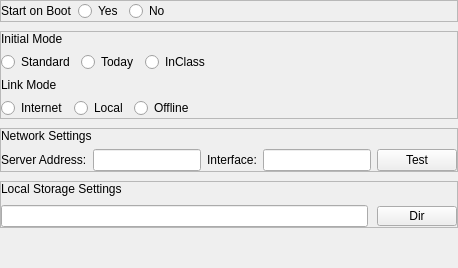
         <widget class="QWidget" name="pgBasics">
          <layout class="QVBoxLayout" name="verticalLayout_4">
           <property name="spacing">
            <number>9</number>
           </property>
           <property name="leftMargin">
            <number>0</number>
           </property>
           <property name="topMargin">
            <number>0</number>
           </property>
           <property name="rightMargin">
            <number>0</number>
           </property>
           <property name="bottomMargin">
            <number>0</number>
           </property>
           <item>
            <widget class="QFrame" name="frmStartOnBoot">
             <property name="styleSheet">
              <string notr="true">token-top</string>
             </property>
             <property name="frameShape">
              <enum>QFrame::StyledPanel</enum>
             </property>
             <property name="frameShadow">
              <enum>QFrame::Raised</enum>
             </property>
             <layout class="QHBoxLayout" name="horizontalLayout">
              <property name="leftMargin">
               <number>0</number>
              </property>
              <property name="topMargin">
               <number>0</number>
              </property>
              <property name="rightMargin">
               <number>0</number>
              </property>
              <property name="bottomMargin">
               <number>0</number>
              </property>
              <item>
               <widget class="QLabel" name="label">
                <property name="sizePolicy">
                 <sizepolicy hsizetype="Preferred" vsizetype="Fixed">
                  <horstretch>0</horstretch>
                  <verstretch>0</verstretch>
                 </sizepolicy>
                </property>
                <property name="styleSheet">
                 <string notr="true">key</string>
                </property>
                <property name="text">
                 <string>Start on Boot</string>
                </property>
               </widget>
              </item>
              <item>
               <widget class="QRadioButton" name="rdo_start_on_boot_yes">
                <property name="styleSheet">
                 <string notr="true">checkbox</string>
                </property>
                <property name="text">
                 <string>Yes</string>
                </property>
               </widget>
              </item>
              <item>
               <widget class="QRadioButton" name="rdo_start_on_boot_no">
                <property name="styleSheet">
                 <string notr="true">checkbox</string>
                </property>
                <property name="text">
                 <string>No</string>
                </property>
               </widget>
              </item>
              <item>
               <spacer name="horizontalSpacer">
                <property name="orientation">
                 <enum>Qt::Horizontal</enum>
                </property>
                <property name="sizeHint" stdset="0">
                 <size>
                  <width>40</width>
                  <height>20</height>
                 </size>
                </property>
               </spacer>
              </item>
             </layout>
            </widget>
           </item>
           <item>
            <widget class="QFrame" name="frmMode">
             <property name="styleSheet">
              <string notr="true">token</string>
             </property>
             <property name="frameShape">
              <enum>QFrame::StyledPanel</enum>
             </property>
             <property name="frameShadow">
              <enum>QFrame::Raised</enum>
             </property>
             <layout class="QVBoxLayout" name="verticalLayout">
              <property name="leftMargin">
               <number>0</number>
              </property>
              <property name="topMargin">
               <number>0</number>
              </property>
              <property name="rightMargin">
               <number>0</number>
              </property>
              <property name="bottomMargin">
               <number>0</number>
              </property>
              <item>
               <widget class="QLabel" name="label_2">
                <property name="styleSheet">
                 <string notr="true">key</string>
                </property>
                <property name="text">
                 <string>Initial Mode</string>
                </property>
               </widget>
              </item>
              <item>
               <layout class="QHBoxLayout" name="horizontalLayout_3">
                <item>
                 <widget class="QRadioButton" name="rdoStandard">
                  <property name="text">
                   <string>Standard</string>
                  </property>
                  <attribute name="buttonGroup">
                   <string notr="true">buttonGroup_3</string>
                  </attribute>
                 </widget>
                </item>
                <item>
                 <widget class="QRadioButton" name="rdoToday">
                  <property name="text">
                   <string>Today</string>
                  </property>
                  <attribute name="buttonGroup">
                   <string notr="true">buttonGroup_3</string>
                  </attribute>
                 </widget>
                </item>
                <item>
                 <widget class="QRadioButton" name="rdoClass">
                  <property name="text">
                   <string>InClass</string>
                  </property>
                  <attribute name="buttonGroup">
                   <string notr="true">buttonGroup_3</string>
                  </attribute>
                 </widget>
                </item>
                <item>
                 <spacer name="horizontalSpacer_3">
                  <property name="orientation">
                   <enum>Qt::Horizontal</enum>
                  </property>
                  <property name="sizeHint" stdset="0">
                   <size>
                    <width>40</width>
                    <height>20</height>
                   </size>
                  </property>
                 </spacer>
                </item>
               </layout>
              </item>
              <item>
               <widget class="QLabel" name="label_3">
                <property name="styleSheet">
                 <string notr="true">key</string>
                </property>
                <property name="text">
                 <string>Link Mode</string>
                </property>
               </widget>
              </item>
              <item>
               <layout class="QHBoxLayout" name="horizontalLayout_5">
                <item>
                 <widget class="QRadioButton" name="rdoInternet">
                  <property name="text">
                   <string>Internet</string>
                  </property>
                  <attribute name="buttonGroup">
                   <string notr="true">buttonGroup_4</string>
                  </attribute>
                 </widget>
                </item>
                <item>
                 <widget class="QRadioButton" name="rdoLocal">
                  <property name="text">
                   <string>Local</string>
                  </property>
                  <attribute name="buttonGroup">
                   <string notr="true">buttonGroup_4</string>
                  </attribute>
                 </widget>
                </item>
                <item>
                 <widget class="QRadioButton" name="rdoOffline">
                  <property name="text">
                   <string>Offline</string>
                  </property>
                  <attribute name="buttonGroup">
                   <string notr="true">buttonGroup_4</string>
                  </attribute>
                 </widget>
                </item>
                <item>
                 <spacer name="horizontalSpacer_2">
                  <property name="orientation">
                   <enum>Qt::Horizontal</enum>
                  </property>
                  <property name="sizeHint" stdset="0">
                   <size>
                    <width>40</width>
                    <height>20</height>
                   </size>
                  </property>
                 </spacer>
                </item>
               </layout>
              </item>
             </layout>
            </widget>
           </item>
           <item>
            <widget class="QFrame" name="frame_3">
             <property name="styleSheet">
              <string notr="true">token</string>
             </property>
             <property name="frameShape">
              <enum>QFrame::StyledPanel</enum>
             </property>
             <property name="frameShadow">
              <enum>QFrame::Raised</enum>
             </property>
             <layout class="QVBoxLayout" name="verticalLayout_2">
              <property name="leftMargin">
               <number>0</number>
              </property>
              <property name="topMargin">
               <number>0</number>
              </property>
              <property name="rightMargin">
               <number>0</number>
              </property>
              <property name="bottomMargin">
               <number>0</number>
              </property>
              <item>
               <widget class="QLabel" name="label_4">
                <property name="styleSheet">
                 <string notr="true">key</string>
                </property>
                <property name="text">
                 <string>Network Settings</string>
                </property>
               </widget>
              </item>
              <item>
               <layout class="QHBoxLayout" name="horizontalLayout_6">
                <item>
                 <widget class="QLabel" name="lblServerAddress">
                  <property name="text">
                   <string>Server Address:</string>
                  </property>
                 </widget>
                </item>
                <item>
                 <widget class="QLineEdit" name="txtServerAddress"/>
                </item>
                <item>
                 <widget class="QLabel" name="lblInterface">
                  <property name="text">
                   <string>Interface:</string>
                  </property>
                 </widget>
                </item>
                <item>
                 <widget class="QLineEdit" name="txtInterface"/>
                </item>
                <item>
                 <widget class="QPushButton" name="pushButton">
                  <property name="sizePolicy">
                   <sizepolicy hsizetype="Fixed" vsizetype="Fixed">
                    <horstretch>0</horstretch>
                    <verstretch>0</verstretch>
                   </sizepolicy>
                  </property>
                  <property name="minimumSize">
                   <size>
                    <width>80</width>
                    <height>0</height>
                   </size>
                  </property>
                  <property name="maximumSize">
                   <size>
                    <width>80</width>
                    <height>16777215</height>
                   </size>
                  </property>
                  <property name="text">
                   <string>Test</string>
                  </property>
                 </widget>
                </item>
               </layout>
              </item>
             </layout>
            </widget>
           </item>
           <item>
            <widget class="QFrame" name="frame_4">
             <property name="styleSheet">
              <string notr="true">token</string>
             </property>
             <property name="frameShape">
              <enum>QFrame::StyledPanel</enum>
             </property>
             <property name="frameShadow">
              <enum>QFrame::Raised</enum>
             </property>
             <layout class="QVBoxLayout" name="verticalLayout_3">
              <property name="spacing">
               <number>9</number>
              </property>
              <property name="leftMargin">
               <number>0</number>
              </property>
              <property name="topMargin">
               <number>0</number>
              </property>
              <property name="rightMargin">
               <number>0</number>
              </property>
              <property name="bottomMargin">
               <number>0</number>
              </property>
              <item>
               <widget class="QLabel" name="label_7">
                <property name="styleSheet">
                 <string notr="true">key</string>
                </property>
                <property name="text">
                 <string>Local Storage Settings</string>
                </property>
               </widget>
              </item>
              <item>
               <layout class="QHBoxLayout" name="horizontalLayout_7">
                <item>
                 <widget class="QLineEdit" name="txtLocalDir"/>
                </item>
                <item>
                 <widget class="QPushButton" name="pushButton_2">
                  <property name="sizePolicy">
                   <sizepolicy hsizetype="Fixed" vsizetype="Fixed">
                    <horstretch>0</horstretch>
                    <verstretch>0</verstretch>
                   </sizepolicy>
                  </property>
                  <property name="minimumSize">
                   <size>
                    <width>80</width>
                    <height>20</height>
                   </size>
                  </property>
                  <property name="maximumSize">
                   <size>
                    <width>80</width>
                    <height>20</height>
                   </size>
                  </property>
                  <property name="text">
                   <string>Dir</string>
                  </property>
                 </widget>
                </item>
               </layout>
              </item>
             </layout>
            </widget>
           </item>
           <item>
            <spacer name="verticalSpacer_2">
             <property name="orientation">
              <enum>Qt::Vertical</enum>
             </property>
             <property name="sizeHint" stdset="0">
              <size>
               <width>20</width>
               <height>40</height>
              </size>
             </property>
            </spacer>
           </item>
          </layout>
         </widget>
